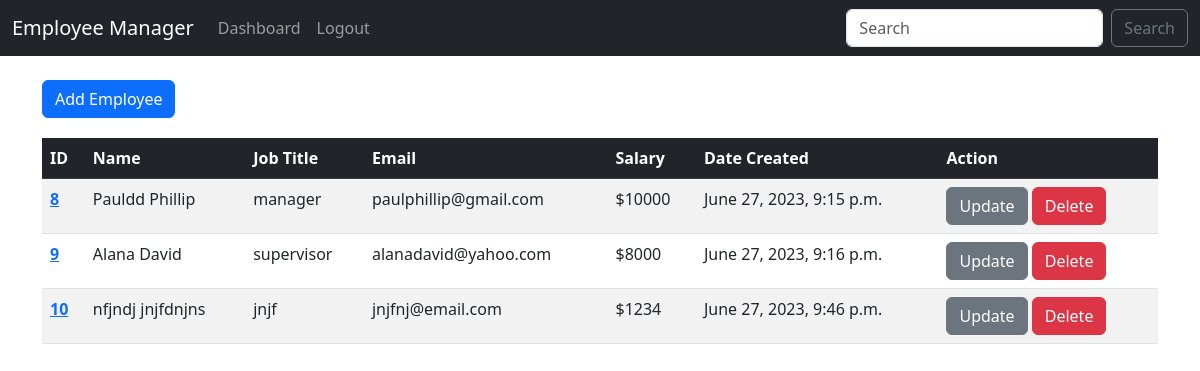
/ (signed in), run on the app's committed database.
### core/models.py (models this page shows)
class Employee(models.Model):
    user = models.ForeignKey(User, on_delete=models.CASCADE)
    first_name = models.CharField(max_length=100)
    last_name = models.CharField(max_length=100)
    job_title = models.CharField(max_length=100, default="")
    email_address = models.EmailField(max_length=100)
    address = models.CharField(max_length=200)
    details = models.TextField(default="")
    salary = models.IntegerField()
    date_created = models.DateTimeField(auto_now_add=True)
    def __str__(self):
        return f"{self.first_name} {self.last_name}"

### core/views.py (the view, shortened to what this page needs)
# urls.py: path("", views.index, name="index"),
def index(request):
    if request.user.is_authenticated:
        current_user = request.user
        records = Employee.objects.filter(user=current_user)
        return render(request, 'index.html', {'records':records})
    else:
        messages.info(request, "Login or register to get started.")
        return render(request, 'index.html')

### templates/index.html (shortened to what this page needs)
{% extends 'base.html' %}
{% block content %}
{% if request.user.is_authenticated %}
    <a href="{% url 'add_employee' %}" style="margin-left: 0px; margin-bottom: 20px;" class="btn btn-primary">Add Employee</a>
    {% if records %}
    <table class="table table-striped">
        <thead class="table-dark">
          <tr>
            <th scope="col">ID</th>
            <th scope="col">Name</th>
            <th scope="col">Job Title</th>
            <th scope="col">Email</th>
            <th scope="col">Salary</th>
            <th scope="col">Date Created</th>
            <th scope="col">Action</th>
          </tr>
        </thead>
      <tbody>
        {% for record in records %}
        <tr>
            <th scope="row"><a href="{% url 'record' record.id %}">{{record.id}}</a></th>
            <td>{{record}}</td>
            <td>{{record.job_title}}</td>
            <td>{{record.email_address}}</td>
            <td>${{record.salary}}</td>
            <td>{{record.date_created}}</td>
            <td>
              <a href="{% url 'update_employee' record.id %}" class="btn btn-secondary">Update</a>
              <a href="{% url 'delete_employee' record.id %}" class="btn btn-danger">Delete</a>
            </td>
          </tr>
        {% endfor %}
        </tbody>
    </table>
    {% endif %}
{% endif %}
{% endblock %}

### data on the page
Employee: id "8", first_name+last_name "Pauldd Phillip", job_title "manager", email_address "paulphillip@gmail.com", salary "10000", date_created "June 27, 2023, 9:15 p.m."
Employee: id "9", first_name+last_name "Alana David", job_title "supervisor", email_address "alanadavid@yahoo.com", salary "8000", date_created "June 27, 2023, 9:16 p.m."
Employee: id "10", first_name+last_name "nfjndj jnjfdnjns", job_title "jnjf", email_address "jnjfnj@email.com", salary "1234", date_created "June 27, 2023, 9:46 p.m."
